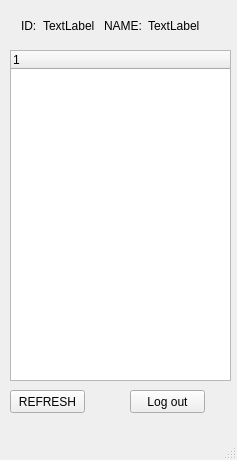
<?xml version="1.0" encoding="UTF-8"?>
<ui version="4.0">
 <class>MainWindow</class>
 <widget class="QMainWindow" name="MainWindow">
  <property name="geometry">
   <rect>
    <x>0</x>
    <y>0</y>
    <width>237</width>
    <height>460</height>
   </rect>
  </property>
  <property name="windowTitle">
   <string>MainWindow</string>
  </property>
  <widget class="QWidget" name="centralWidget">
   <widget class="QWidget" name="widget_2" native="true">
    <property name="geometry">
     <rect>
      <x>10</x>
      <y>10</y>
      <width>201</width>
      <height>31</height>
     </rect>
    </property>
    <layout class="QHBoxLayout" name="horizontalLayout">
     <item>
      <widget class="QLabel" name="label_5">
       <property name="text">
        <string>ID:</string>
       </property>
      </widget>
     </item>
     <item>
      <widget class="QLabel" name="idLabel">
       <property name="text">
        <string>TextLabel</string>
       </property>
      </widget>
     </item>
     <item>
      <spacer name="horizontalSpacer">
       <property name="orientation">
        <enum>Qt::Horizontal</enum>
       </property>
       <property name="sizeHint" stdset="0">
        <size>
         <width>0</width>
         <height>10</height>
        </size>
       </property>
      </spacer>
     </item>
     <item>
      <widget class="QLabel" name="label_4">
       <property name="text">
        <string>NAME:</string>
       </property>
      </widget>
     </item>
     <item>
      <widget class="QLabel" name="nameLable">
       <property name="text">
        <string>TextLabel</string>
       </property>
      </widget>
     </item>
    </layout>
   </widget>
   <widget class="QPushButton" name="btn_refresh">
    <property name="geometry">
     <rect>
      <x>10</x>
      <y>390</y>
      <width>75</width>
      <height>23</height>
     </rect>
    </property>
    <property name="text">
     <string>REFRESH</string>
    </property>
   </widget>
   <widget class="QPushButton" name="btn_out">
    <property name="geometry">
     <rect>
      <x>130</x>
      <y>390</y>
      <width>75</width>
      <height>23</height>
     </rect>
    </property>
    <property name="text">
     <string>Log out</string>
    </property>
   </widget>
   <widget class="QTreeWidget" name="friendTree">
    <property name="geometry">
     <rect>
      <x>10</x>
      <y>50</y>
      <width>221</width>
      <height>331</height>
     </rect>
    </property>
    <column>
     <property name="text">
      <string notr="true">1</string>
     </property>
    </column>
   </widget>
  </widget>
  <widget class="QStatusBar" name="statusBar"/>
  <action name="actionSETTING">
   <property name="text">
    <string>SETTING</string>
   </property>
  </action>
  <action name="action12">
   <property name="text">
    <string>12</string>
   </property>
  </action>
 </widget>
 <layoutdefault spacing="6" margin="11"/>
 <resources/>
 <connections/>
</ui>
